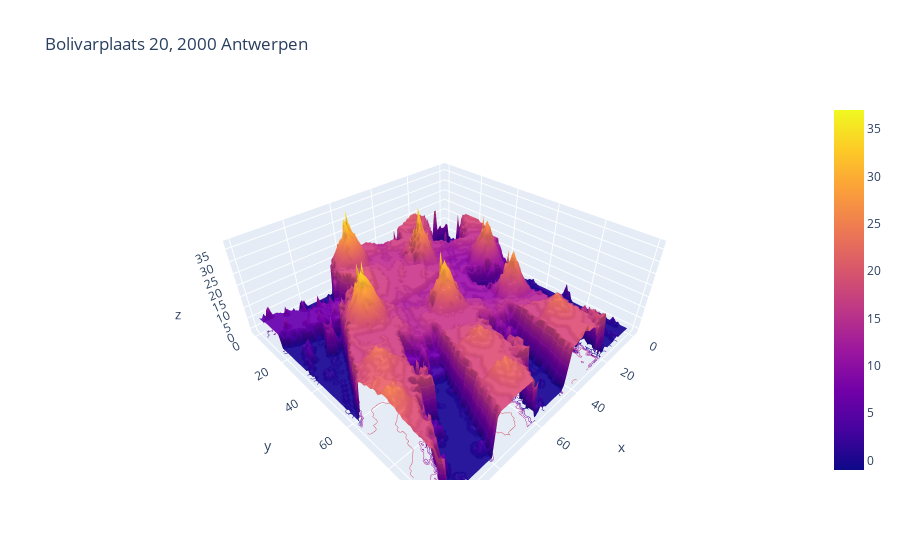

The cell this chart's notebook holds for it:
### Code cell
fig = go.Figure(data=[go.Surface(z=data)])
fig.update_traces(contours_z=dict(show=True, usecolormap=True, highlightcolor="limegreen", project_z=True))
fig.update_layout(title=search_address)
fig.show()

### Figure 1 — Plotly figure (JSON) as saved in the notebook; plotly's stock layout.template omitted (floating-point values rounded to 4 significant figures; data arrays with more than 128 entries replaced by an {"elided": "..."} marker saying what was removed)
{"data": [{"contours": {"z": {"highlightcolor": "limegreen", "project": {"z": true}, "show": true, "usecolormap": true}}, "type": "surface", "z": {"elided": "100x100 int values"}}], "layout": {"title": {"text": "Bolivarplaats 20, 2000 Antwerpen"}}}
